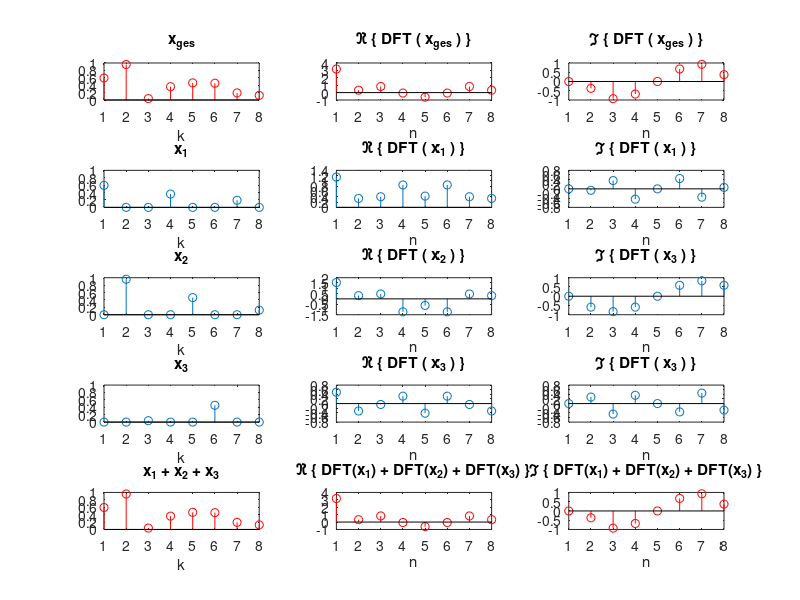

Write the MATLAB code that produced this figure.
%%%%%%%%%%%%%%%%%%%%%%%%%%%%%%%%%%%%%%%%%%%%%%%%%%%%%%%%%%%%%%%%%%%%%%%%%%%
%   Nachrichtentechnisches Praktikum - Aufgabe 2 - DFT
%                                                      
%   3. Linearität der DFT
% 
%       x_ges          : gesamte Folge
%       x1,x2,x3       : Teilfolgen
%       X_ges,X1,X2,X3 : entsprechende DFTs
%
%%%%%%%%%%%%%%%%%%%%%%%%%%%%%%%%%%%%%%%%%%%%%%%%%%%%%%%%%%%%%%%%%%%%%%%%%%%

clear all
close all
clc




%%%%%%%%%%%%%%%%%%%%%%%%%%%%%%%%%%%%%%%%%%%%%%%%%%%%%%%%%%%%%%%%%%%%%%%%%%%
% Simulation
%%%%%%%%%%%%%%%%%%%%%%%%%%%%%%%%%%%%%%%%%%%%%%%%%%%%%%%%%%%%%%%%%%%%%%%%%%%

%  Gesamte Folge
x_ges = rand(1,8);

% Vektoren initialisieren
x1 = zeros(1,8); x2 = zeros(1,8); x3 = zeros(1,8);

% Teilfolgen erstellen
x1(1:3:8) = x_ges(1:3:8);
x2(2:3:8) = x_ges(2:3:8);
x3(3:3:8) = x_ges(3:3:8);

% Diskrete Fourier Transformation
X_ges = fft(x_ges);
X1 = fft(x1);
X2 = fft(x2);
X3 = fft(x3);





%%%%%%%%%%%%%%%%%%%%%%%%%%%%%%%%%%%%%%%%%%%%%%%%%%%%%%%%%%%%%%%%%%%%%%%%%%%
% Ergebnisse ausgeben
%%%%%%%%%%%%%%%%%%%%%%%%%%%%%%%%%%%%%%%%%%%%%%%%%%%%%%%%%%%%%%%%%%%%%%%%%%%

figure('Name','Linearität der DFT')

% Gesamte Folge
subplot(5,3,1); stem(x_ges,'r'); title('x_{ges}'); xlabel('k'); axis([1 8 0 1]);
subplot(5,3,2); stem(real(X_ges),'r'); title('\Re \{ DFT ( x_{ges} ) \}'); xlabel('n');
subplot(5,3,3); stem(imag(X_ges),'r'); title('\Im \{ DFT ( x_{ges} ) \}'); xlabel('n');

% Folge 1
subplot(5,3,4); stem(x1); title('x_1'); xlabel('k'); axis([1 8 0 1]);
subplot(5,3,5); stem(real(X1)); title('\Re \{ DFT ( x_1 ) \}'); xlabel('n'); 
subplot(5,3,6); stem(imag(X1)); title('\Im \{ DFT ( x_1 ) \}'); xlabel('n'); 

% Folge 2
subplot(5,3,7); stem(x2); title('x_2'); xlabel('k'); axis([1 8 0 1]);
subplot(5,3,8); stem(real(X2)); title('\Re \{ DFT ( x_2 ) \}'); xlabel('n'); 
subplot(5,3,9); stem(imag(X2)); title('\Im \{ DFT ( x_3 ) \}'); xlabel('n');

% Folge 3
subplot(5,3,10); stem(x3); title('x_3'); xlabel('k'); axis([1 8 0 1]);
subplot(5,3,11); stem(real(X3)); title('\Re \{ DFT ( x_3 ) \}'); xlabel('n'); 
subplot(5,3,12); stem(imag(X3)); title('\Im \{ DFT ( x_3 ) \}'); xlabel('n');

% Summe Folge 1,2,3
subplot(5,3,13); stem(x1 + x2 + x3,'r'); title('x_1 + x_2 + x_3'); 
    xlabel('k'); axis([1 8 0 1]);
subplot(5,3,14); stem(real(X1) + real(X2) + real(X3),'r'); 
    title('\Re \{ DFT(x_1) + DFT(x_2) + DFT(x_3) \}'); xlabel('n'); 
subplot(5,3,15); stem(imag(X1) + imag(X2) + imag(X3),'r'); 
    title('\Im \{ DFT(x_1) + DFT(x_2) + DFT(x_3) \}'); xlabel('n'); 
    
    
